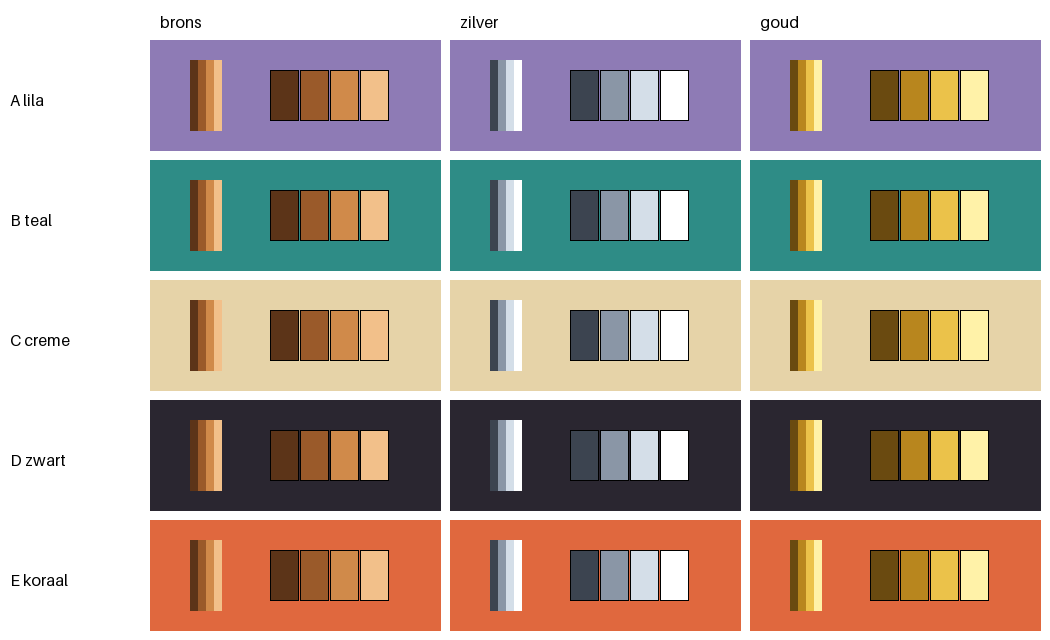

Here is the Python script that generated this plot:
# brons/zilver/goud-ramps op elke vachtkleur, om te zien of zilver opvalt
from PIL import Image, ImageDraw, ImageFont
VACHT = {"A lila":"#8E7BB5","B teal":"#2E8C86","C creme":"#E6D3A8","D zwart":"#2A2630","E koraal":"#E0683E"}
MET = {"brons":["#5C3418","#9A5A2A","#D08A4A","#F2C08A"],
       "zilver":["#3C4450","#8A96A6","#D4DEE8","#FFFFFF"],
       "goud":["#6A4A10","#B8861E","#EBC24A","#FFF2A8"]}
f = ImageFont.load_default(size=16)
cw, ch = 300, 120
im = Image.new("RGB",(150+cw*3, 40+ch*len(VACHT)),"#FFFFFF"); d = ImageDraw.Draw(im)
for j,m in enumerate(MET): d.text((150+j*cw+10,12), m, fill="#000", font=f)
for i,(vn,vc) in enumerate(VACHT.items()):
    y = 40+i*ch
    d.text((10,y+50), vn, fill="#000", font=f)
    for j,(mn,ramp) in enumerate(MET.items()):
        x = 150+j*cw
        d.rectangle([x,y,x+cw-10,y+ch-10], fill=vc)
        # een gebogen 'hoorn' als strook van ramp-banden
        for k in range(len(ramp)):
            d.rectangle([x+40+k*8, y+20, x+40+k*8+7, y+90], fill=ramp[k])
        for k in range(len(ramp)):
            d.rectangle([x+120+k*30, y+30, x+120+k*30+28, y+80], fill=ramp[k], outline="#000")
im.save("docs/concept/sprites/impala_lijn/metaal_op_vacht.png")
